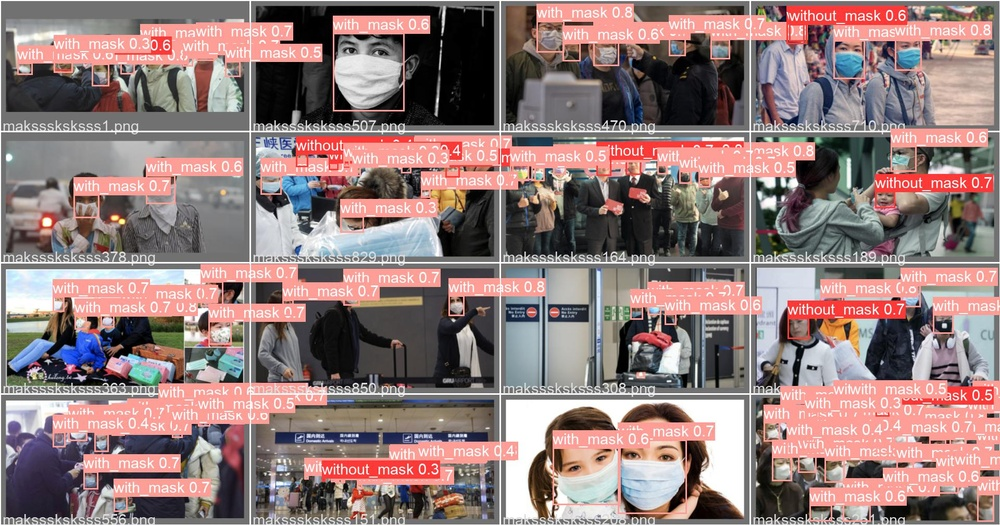
#> input picture runs/train/exp/val_batch0_pred.jpg, 1000 x 525 px, shrunk from 1920 x 1008 before the run, given in place of val_batch0_labels.jpg, which was not available
$ jupyter execute --allow-errors face_mask_detection_yolov5.ipynb   (shell and % lines are left out)   (text cells are left out)
#> lines starting #> are read from the running program, lines starting #| are printed output that depends on the picture; pictures that were not available may be replaced by others from this repository, and a replacement may not be noted
[cell 1]
import os
import re

[cell 2]
import opendatasets as od

dataset_url = 'https://www.kaggle.com/andrewmvd/face-mask-detection'

od.download(dataset_url)
#> (this line was passed over: opendatasets is not available in this run)

[cell 3]
data_dir = 'face-mask-detection/'

#> (the rest of this cell did not finish here and is left out)

[cell 4]
dirs = {
    'img': data_dir + 'images/',
    'annot': data_dir + 'annotations/',
    'label': data_dir + 'labels/'
}

files = {}

for d in ['img', 'annot']:
    files.update({d: [f for f in os.listdir(dirs[d])]})
    files[d].sort(key = lambda i: int(re.sub('[^0-9]', '', i))) # sort file names in the correct order
    print(len(files[d]), files[d][:5])

[cell 5]
def yolo_format(img_width, img_height, x_min, y_min, x_max, y_max):
    yolo_x = (x_max + x_min) / (2 * img_width)
    yolo_y = (y_max + y_min) / (2 * img_height)
    yolo_w = (x_max - x_min) / img_width
    yolo_h = (y_max - y_min) / img_height
    return yolo_x, yolo_y, yolo_w, yolo_h

[cell 6]
from bs4 import BeautifulSoup

def create_box(obj, img_width, img_height):
    x_min = int(obj.find('xmin').text)
    y_min = int(obj.find('ymin').text)
    x_max = int(obj.find('xmax').text)
    y_max = int(obj.find('ymax').text)
    return yolo_format(img_width, img_height, x_min, y_min, x_max, y_max)

def create_class(obj):
    if obj.find('name').text == 'with_mask':
        return 1
    elif obj.find('name').text == 'mask_weared_incorrect':
        return 2
    return 0

files['label'] = []

def create_label(file):
    label_file = file.split('.')[0] + '.txt'
    files['label'].append(label_file)

    with open(dirs['annot']+file) as f:
        soup = BeautifulSoup(f, 'xml')
        objs = soup.find_all('object')

        img_width = int(soup.find('size').find('width').text)
        img_height = int(soup.find('size').find('height').text)

        with open(dirs['label']+label_file, 'w') as g:
            for obj in objs:
                class_num = create_class(obj)
                box = create_box(obj, img_width, img_height)
                g.write(str(class_num) + ' ' + ' '.join(map(str, box)) + '\n')

#> (a cell that did not finish here is left out)

[cell 8]
import yaml

data_info = dict(
    path = '../' + data_dir,
    train = 'images/',
    val = 'images/',
    nc = 3,
    names = ['without_mask', 'with_mask', 'mask_weared_incorrect']
)

with open('../yolov5/data/face_mask.yaml', 'w') as f:
    yaml.dump(data_info, f)

[cell 9]
%cd yolov5

[cell 10]
os.listdir('runs/train/exp/')

[cell 11]
import matplotlib.pyplot as plt

[cell 12]
fig = plt.figure(figsize = (20, 20))
i = 0 # batch_index
idx = 0
for j in ['labels', 'pred']:
    idx += 1
    ax = fig.add_subplot(3, 2, idx, xticks=[], yticks=[])
    ax.imshow(plt.imread(f'runs/train/exp/val_batch{i}_{j}.jpg'))
    plt.title(f'batch{i}_{j}.jpg')
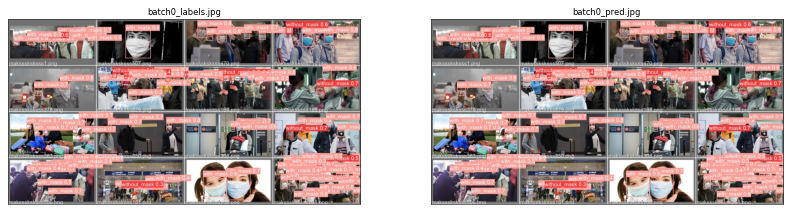
#> figure drawn by matplotlib, 2 panels

[cell 13]
fig = plt.figure(figsize = (20, 20))
i = 1 # batch_index
idx = 0
for j in ['labels', 'pred']:
    idx += 1
    ax = fig.add_subplot(3, 2, idx, xticks=[], yticks=[])
    ax.imshow(plt.imread(f'runs/train/exp/val_batch{i}_{j}.jpg'))
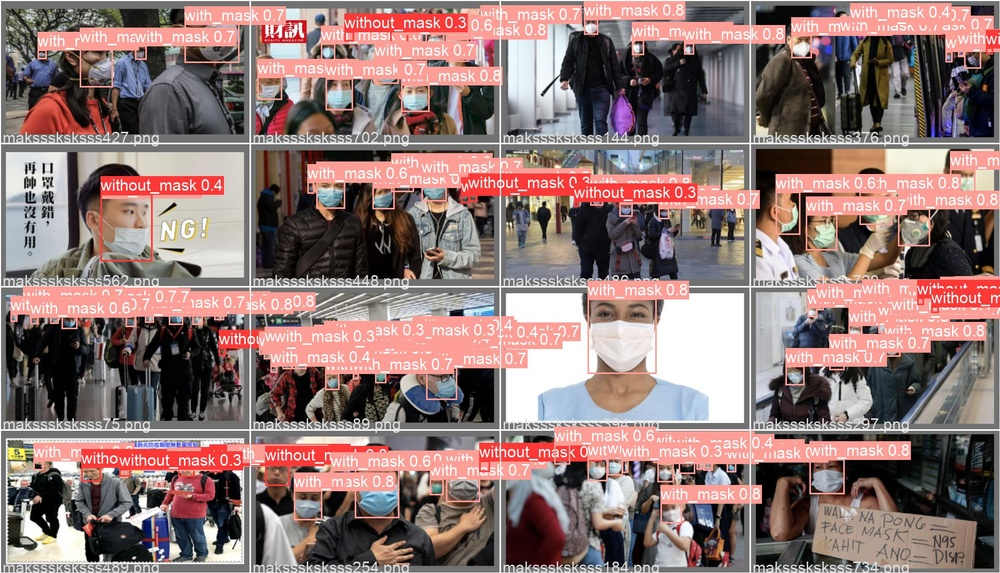
#> input picture runs/train/exp/val_batch1_pred.jpg, 1000 x 573 px, shrunk from 1920 x 1100 before the run, given in place of val_batch1_labels.jpg, which was not available
    plt.title(f'batch{i}_{j}.jpg')
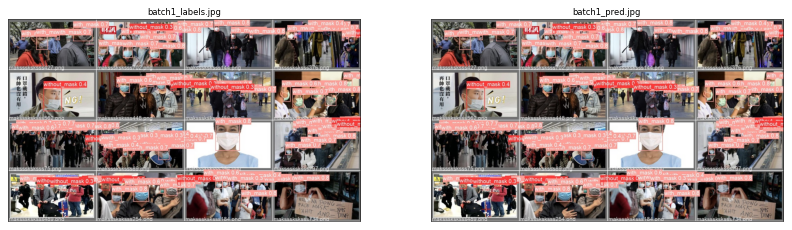
#> figure drawn by matplotlib, 2 panels

[cell 14]
fig = plt.figure(figsize = (20, 20))
i = 2 # batch_index
idx = 0
for j in ['labels', 'pred']:
    idx += 1
    ax = fig.add_subplot(3, 2, idx, xticks=[], yticks=[])
    ax.imshow(plt.imread(f'runs/train/exp/val_batch{i}_{j}.jpg'))
    plt.title(f'batch{i}_{j}.jpg')
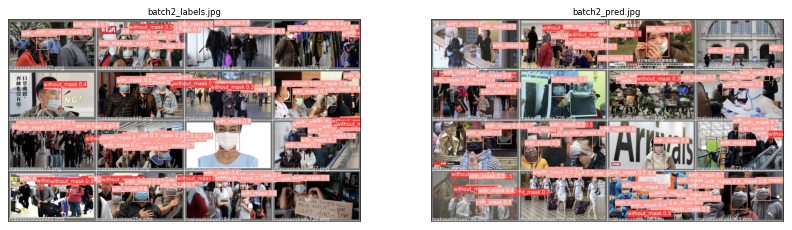
#> figure drawn by matplotlib, 2 panels
